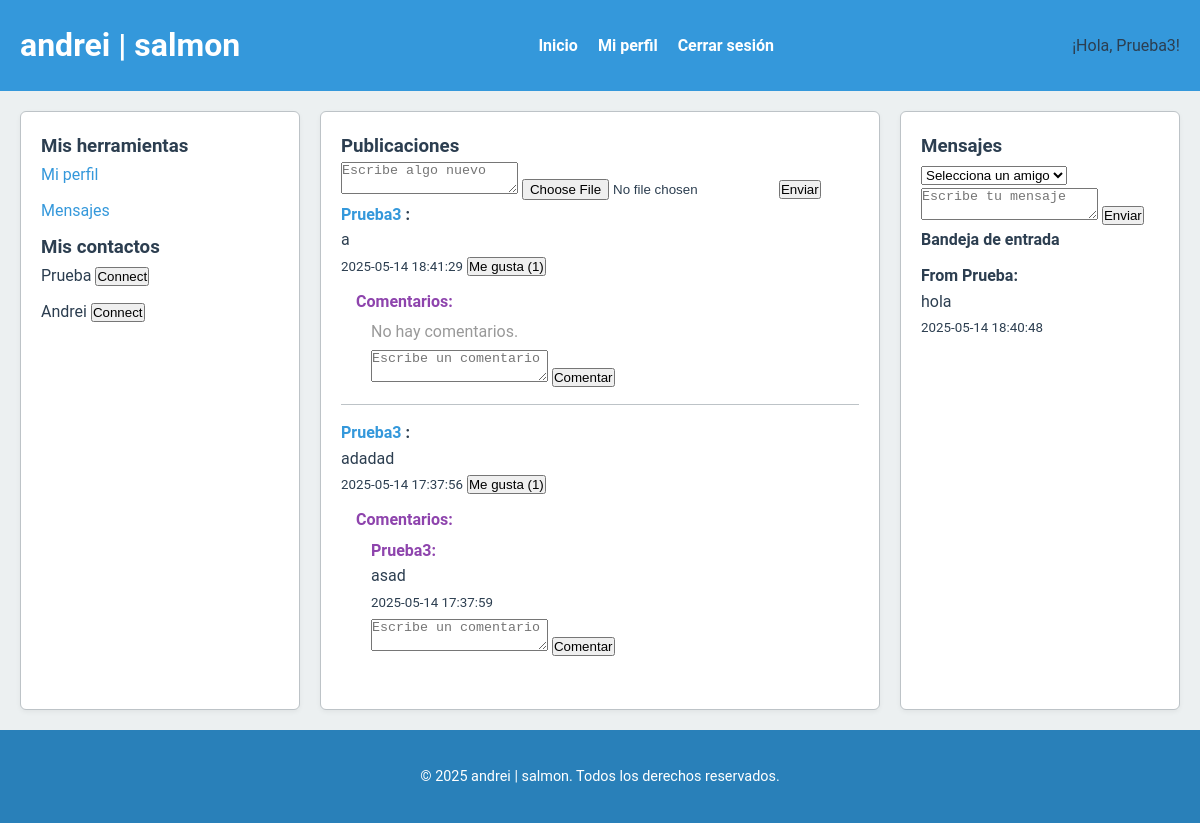
/index.php (signed in), run on the app's committed database.
### tables this page shows
CREATE TABLE users (
            id INTEGER PRIMARY KEY AUTOINCREMENT,
            username TEXT UNIQUE NOT NULL,
            password TEXT NOT NULL
        );

CREATE TABLE comments (
            id INTEGER PRIMARY KEY AUTOINCREMENT,
            post_id INTEGER NOT NULL,
            user_id INTEGER NOT NULL,
            content TEXT NOT NULL,
            created_at DATETIME DEFAULT CURRENT_TIMESTAMP,
            FOREIGN KEY(post_id) REFERENCES posts(id),
            FOREIGN KEY(user_id) REFERENCES users(id)
        );

CREATE TABLE messages (
            id INTEGER PRIMARY KEY AUTOINCREMENT,
            sender_id INTEGER NOT NULL,
            recipient_id INTEGER NOT NULL,
            content TEXT NOT NULL,
            created_at DATETIME DEFAULT CURRENT_TIMESTAMP,
            FOREIGN KEY(sender_id) REFERENCES users(id),
            FOREIGN KEY(recipient_id) REFERENCES users(id)
        );

### src/Models/User.php (called while the page is built, shortened)
<?php
class User {
    private $db;
    public function __construct($db) {
        $this->db = $db;
    }
    public function findById($id) {
        $stmt = $this->db->prepare('SELECT * FROM users WHERE id = ?');
        $stmt->bindValue(1, $id, SQLITE3_INTEGER);
        $result = $stmt->execute();
        return $result->fetchArray(SQLITE3_ASSOC);
    }
    public function getAllExcept($excludeId) {
        $stmt = $this->db->prepare('SELECT * FROM users WHERE id != ?');
        $stmt->bindValue(1, $excludeId, SQLITE3_INTEGER);
        $result = $stmt->execute();
        $users = [];
        while ($row = $result->fetchArray(SQLITE3_ASSOC)) {
            $users[] = $row;
        }
        return $users;
    }
}
?>

### src/Helpers/Utils.php (called while the page is built, shortened)
<?php
function escape($string) {
    return htmlspecialchars($string, ENT_QUOTES, 'UTF-8');
}
?>

### src/Models/Post.php (called while the page is built, shortened)
<?php
class Post {
    private $db;
    public function __construct($db) {
        $this->db = $db;
    }
    public function getFeedPosts($userId) {
        $stmt = $this->db->prepare('
            SELECT
                posts.id AS post_id,
                posts.user_id AS post_user_id,
                posts.content,
                posts.image_path,
                posts.created_at,
                users.username,
                (SELECT COUNT(*) FROM likes WHERE likes.post_id = posts.id) AS like_count
            FROM posts
            JOIN users ON posts.user_id = users.id
            WHERE posts.user_id = ?
               OR posts.user_id IN (SELECT friend_id FROM connections WHERE user_id = ?)
            ORDER BY posts.created_at DESC
        ');
        $stmt->bindValue(1, $userId, SQLITE3_INTEGER);
        $stmt->bindValue(2, $userId, SQLITE3_INTEGER);
        $result = $stmt->execute();
        $posts = [];
        while ($row = $result->fetchArray(SQLITE3_ASSOC)) {
            $posts[] = $row;
        }
        return $posts;
    }
}
?>

### src/Models/Comment.php (called while the page is built, shortened)
<?php
class Comment {
    private $db;
    public function __construct($db) {
        $this->db = $db;
    }
    public function getCommentsByPostId($postId) {
        $stmt = $this->db->prepare('
            SELECT c.*, u.username
            FROM comments c
            JOIN users u ON c.user_id = u.id
            WHERE c.post_id = ?
            ORDER BY c.created_at ASC
        ');
        $stmt->bindValue(1, $postId, SQLITE3_INTEGER);
        $result = $stmt->execute();
        $comments = [];
        while ($row = $result->fetchArray(SQLITE3_ASSOC)) {
            $comments[] = $row;
        }
        return $comments;
    }
}
?>

### src/Models/Message.php (called while the page is built, shortened)
<?php
class Message {
    private $db;
    public function __construct($db) {
        $this->db = $db;
    }
    public function getInbox($userId) {
        $stmt = $this->db->prepare('
            SELECT m.*, u.username AS sender_username
            FROM messages m
            JOIN users u ON m.sender_id = u.id
            WHERE m.recipient_id = ?
            ORDER BY m.created_at DESC
        ');
        $stmt->bindValue(1, $userId, SQLITE3_INTEGER);
        $result = $stmt->execute();
        $messages = [];
        while ($row = $result->fetchArray(SQLITE3_ASSOC)) {
            $messages[] = $row;
        }
        return $messages;
    }
}
?>

### views/home.php (the view, shortened to what this page needs)
<?php
include_once __DIR__ . '/header.php';
if (!isset($db)) {
    $db = (new Database())->getConnection();
}
require_once __DIR__ . '/../src/Models/Post.php';
$postModel = new Post($db);
$posts = $postModel->getFeedPosts($_SESSION['user_id']);
require_once __DIR__ . '/../src/Models/Comment.php';
$commentModel = new Comment($db);
foreach ($posts as &$post) {
    $post['comments'] = $commentModel->getCommentsByPostId($post['post_id']);
}
$others = $userModel->getAllExcept($_SESSION['user_id']);
require_once __DIR__ . '/../src/Models/Message.php';
$messageModel = new Message($db);
$messages = $messageModel->getInbox($_SESSION['user_id']);
?>
<main>
    <div class="left pane">
        <h3>Mis herramientas</h3>
        <ul>
            <li><a href="?action=profile">Mi perfil</a></li>
            <li><a href="#messages">Mensajes</a></li>
        </ul>
        <h3>Mis contactos</h3>
        <ul>
            <?php foreach ($others as $other): ?>
                <li>
                    <?php echo escape($other['username']); ?>
                    <form method="post" style="display:inline;">
                        <button type="submit">Connect</button>
                    </form>
                </li>
            <?php endforeach; ?>
        </ul>
    </div>
    <div class="center pane">
        <h3>Publicaciones</h3>
        <form method="post" enctype="multipart/form-data">
            <textarea name="content" placeholder="Escribe algo nuevo" required></textarea>
            <input type="file" name="image" accept=".jpg,.jpeg,.png">
            <button type="submit">Enviar</button>
        </form>
        <?php foreach ($posts as $post): ?>
            <div class="post">
                <strong>
                    <a href="?action=profile&user_id=<?php echo $post['post_user_id']; ?>">
                        <?php echo escape($post['username']); ?>
                    </a>:
                </strong>
                <p><?php echo escape($post['content']); ?></p>
                <small><?php echo escape($post['created_at']); ?></small>
                <form method="post" style="display:inline;">
                    <button type="submit">Me gusta (<?php echo $post['like_count']; ?>)</button>
                </form>
                <div class="comments" style="margin-top:10px;">
                    <strong>Comentarios:</strong>
                    <?php if (!empty($post['comments'])): ?>
                        <?php foreach ($post['comments'] as $comment): ?>
                            <div style="margin: 5px 0 0 15px;">
                                <strong><?php echo escape($comment['username']); ?>:</strong>
                                <p style="margin:0;"><?php echo escape($comment['content']); ?></p>
                                <small><?php echo escape($comment['created_at']); ?></small>
                            </div>
                        <?php endforeach; ?>
                    <?php else: ?>
                        <p style="margin: 5px 0 0 15px; color:#999;">No hay comentarios.</p>
                    <?php endif; ?>
                    <form method="post" style="margin-top: 5px; margin-left:15px;">
                        <textarea name="comment_content" rows="2" placeholder="Escribe un comentario" required></textarea>
                        <button type="submit">Comentar</button>
                    </form>
                </div>
            </div>
        <?php endforeach; ?>
    </div>
    <div class="right pane" id="messages">
        <h3>Mensajes</h3>
        <form method="post">
            <select name="recipient_id" required>
                <option value="" disabled selected>Selecciona un amigo</option>
            </select>
            <textarea name="message_content" placeholder="Escribe tu mensaje" required></textarea>
            <button type="submit">Enviar</button>
        </form>
        <h4>Bandeja de entrada</h4>
        <?php foreach ($messages as $message): ?>
            <div class="message">
                <strong>From <?php echo escape($message['sender_username']); ?>:</strong>
                <p><?php echo escape($message['content']); ?></p>
                <small><?php echo escape($message['created_at']); ?></small>
            </div>
        <?php endforeach; ?>
    </div>
</main>
<?php
include_once __DIR__ . '/footer.php';
?>

### public/index.php (shortened to what this page needs)
<?php
require_once __DIR__ . '/../src/Helpers/Utils.php';
$dbConnection = (new Database())->getConnection();
$action = $_GET['action'] ?? ($_POST['action'] ?? '');
switch ($action) {
    default:
        if (isset($_SESSION['user_id'])) {
            require_once __DIR__ . '/../src/Models/User.php';
            $userModel = new User($dbConnection);
            $user = $userModel->findById($_SESSION['user_id']);
            require_once __DIR__ . '/../views/home.php';
        } else {
            header("Location: index.php?action=login");
            exit;
        }
        break;
}
?>

### views/header.php (shortened to what this page needs)
<!DOCTYPE html>
<html lang="es">
<head>
    <link rel="stylesheet" href="assets/css/styles.css">
</head>
<body>
<header>
    <div class="header-container">
        <h1>andrei | salmon</h1>
        <nav>
            <ul>
                <li><a href="index.php">Inicio</a></li>
                <li><a href="index.php?action=profile">Mi perfil</a></li>
                <li><a href="?action=logout">Cerrar sesión</a></li>
            </ul>
        </nav>
        <div class="user-info">
            <?php
            if (isset($user) && isset($user['username'])) {
                echo "¡Hola, " . escape($user['username']) . "!";
            } else {
                echo "¡Hola, Usuario!";
            }
            ?>
        </div>
    </div>
</header>

### views/footer.php (shortened to what this page needs)
<footer>
    <div class="container">
        <p>&copy; <?php echo date("Y"); ?> andrei | salmon. Todos los derechos reservados.</p>
    </div>
</footer>
</body>
</html>

### public/assets/css/styles.css (style rules this page uses)
* { margin: 0; padding: 0; box-sizing: border-box; }
:root { --primary-color: #3498db; --primary-dark: #2980b9; --accent-color: #8e44ad; --bg-color: #ecf0f1; --text-color: #2c3e50; --divider-color: #bdc3c7; --error-color: #e74c3c; --font-family: 'Roboto', sans-serif; }
body { font-family: var(--font-family); font-size: 16px; background-color: var(--bg-color); color: var(--text-color); line-height: 1.6; }
header { background-color: var(--primary-color); padding: 20px 0; }
.header-container { max-width: 1200px; margin: 0 auto; padding: 0 20px; display: flex; justify-content: space-between; align-items: center; }
header h1 { font-size: 2rem; color: #fff; }
header nav ul { list-style: none; display: flex; gap: 20px; }
header nav ul li a { color: #fff; text-decoration: none; font-weight: bold; transition: color 0.2s ease-in-out; }
footer { background-color: var(--primary-dark); padding: 15px 0; text-align: center; color: #fff; font-size: 0.9rem; }
.container { max-width: 1200px; margin: 0 auto; padding: 20px; }
form { width: 100%; }
main { max-width: 1200px; margin: 20px auto; display: grid; grid-template-columns: 1fr 2fr 1fr; gap: 20px; padding: 0 20px; }
.pane { background: #fff; border: 1px solid var(--divider-color); border-radius: 6px; padding: 20px; box-shadow: 0 2px 5px rgba(0, 0, 0, 0.05); }
.pane ul { list-style: none; padding-left: 0; }
.pane ul li { margin-bottom: 10px; }
.post { border-bottom: 1px solid var(--divider-color); padding-bottom: 15px; margin-bottom: 15px; }
.post:last-child { border-bottom: none; }
.comments { margin-top: 10px; padding-left: 15px; }
.comments div { margin-bottom: 10px; }
.comments strong { color: var(--accent-color); }
.message { border-bottom: 1px solid var(--divider-color); padding: 10px 0; }
.message:last-child { border-bottom: none; }
a { text-decoration: none; color: var(--primary-color); transition: color 0.2s; }

### data on the page
users: username "Prueba3"
users: username "Prueba"
users: username "Andrei"
comments: user.username "Prueba3", content "asad", created_at "2025-05-14 17:37:59"
messages: sender.username "Prueba", content "hola", created_at "2025-05-14 18:40:48"

### other printed values
$post['username'] "Prueba3"
$post['content'] "a"
$post['created_at'] "2025-05-14 18:41:29"
$post['like_count'] "1"
$post['content'] "adadad"
$post['created_at'] "2025-05-14 17:37:56"
